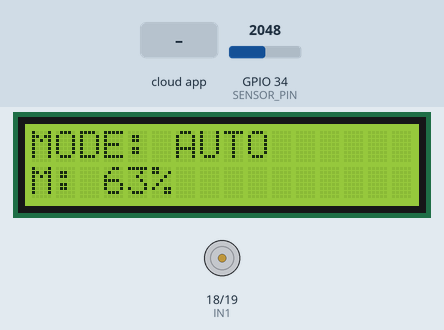
This sketch was run on a simulated ESP32. Shown: 16×2 character LCD, motor-driver pin pairs drawn as motors (green arrow = first pin HIGH = forward, orange = second pin HIGH = backward, longer = more drive). The inputs (shaded band) are chosen by the test bench; at power-on: GPIO 34 (SENSOR_PIN) = 2048. WiFi joins after 1.5 s; servers stay silent unless stated; the Firebase database answers and starts empty; what the sketch prints to the serial monitor is not drawn.

Above: at 2.7 s.
2.8 s: the phone or cloud app sets mode to 1
At 6.5 s:
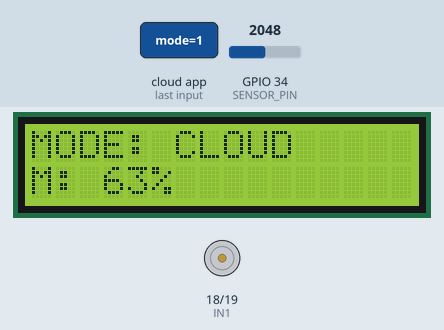
6.8 s: the phone or cloud app sets action to ON
At 8.9 s:
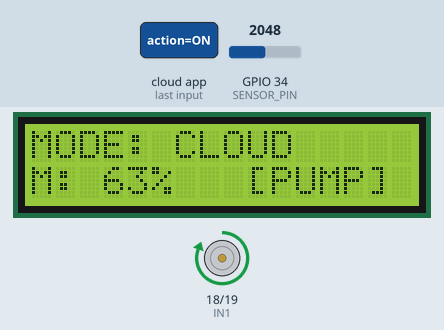
9.7 s: GPIO 34 (SENSOR_PIN) set to 3241
At 12.3 s:
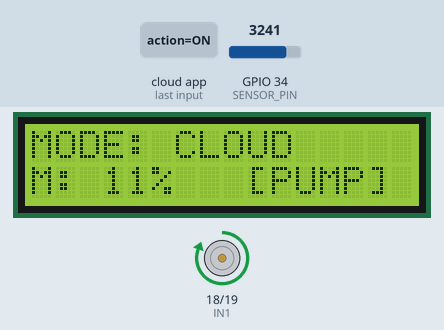
12.6 s: GPIO 34 (SENSOR_PIN) set to 3316
At 14.9 s:
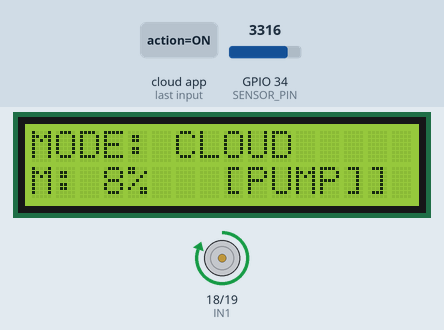
15.5 s: the phone or cloud app sets mode to 0
At 18.1 s:
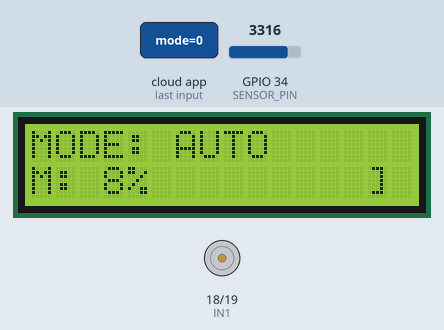
18.4 s: GPIO 34 (SENSOR_PIN) set to 3603
Timing chart, 0 to 21.4 s (numbered marks = the images above; inputs shaded):
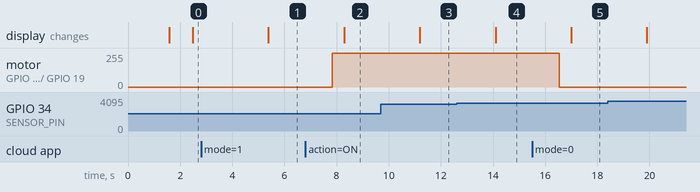

The sketch:

irrigation_server.ino
```cpp
#include <WiFi.h>
#include <Firebase_ESP_Client.h>
#include <LiquidCrystal.h>
#include "addons/TokenHelper.h"
#include "addons/RTDBHelper.h"

/**
 * AgriManage IoT Firmware
 * Hardware: ESP32 + L298N + Capacitive Moisture Sensor + LCD 16x2
 * Syncs with: AgriManage React Native App
 */

// ---------------- WIFI ----------------
#define WIFI_SSID "Venkey"
#define WIFI_PASSWORD "venkey_01"

// ---------------- FIREBASE (Verified via MCP) ----------------
#define API_KEY "AIzaSyB-rybqD4lxDk9m_GSxV0Co11IkVLZpd2M"
#define DATABASE_URL "https://agri-manage-smart-irrigation-default-rtdb.firebaseio.com/"

// ---------------- LCD ----------------
LiquidCrystal lcd(14, 12, 27, 26, 25, 33);

// ---------------- SOIL SENSOR ----------------
#define SENSOR_PIN 34

// ---------------- MOTOR DRIVER ----------------
#define IN1 18
#define IN2 19

// ---------------- FIREBASE OBJECTS ----------------
FirebaseData fbdo;
FirebaseAuth auth;
FirebaseConfig config;

bool signupOK = false;

// ---------------- SETUP ----------------
void setup() {
  Serial.begin(115200);

  pinMode(IN1, OUTPUT);
  pinMode(IN2, OUTPUT);
  digitalWrite(IN1, LOW);
  digitalWrite(IN2, LOW);

  lcd.begin(16, 2);
  lcd.print("AgriManage IoT");

  // WiFi Connectivity
  WiFi.begin(WIFI_SSID, WIFI_PASSWORD);
  lcd.setCursor(0, 1);
  lcd.print("Connecting...");

  while (WiFi.status() != WL_CONNECTED) {
    delay(500);
    Serial.print(".");
  }

  lcd.clear();
  lcd.print("WiFi Connected");
  Serial.println("WiFi Connected");

  // Firebase Configuration
  config.api_key = API_KEY;
  config.database_url = DATABASE_URL;

  Serial.println("Signing up anonymously...");
  if (Firebase.signUp(&config, &auth, "", "")) {
    Serial.println("Signup OK");
    signupOK = true;
  } else {
    Serial.printf("Signup error: %s\n", config.signer.signupError.message.c_str());
  }

  config.token_status_callback = tokenStatusCallback;
  Firebase.begin(&config, &auth);
  Firebase.reconnectWiFi(true);
}

// ---------------- LOOP ----------------
void loop() {
  if (Firebase.ready() && signupOK) {

    // -------- READ SOIL MOISTURE --------
    int raw = analogRead(SENSOR_PIN);
    // Calibration: 3500 (Dry) to 1200 (Wet)
    int moisture = map(raw, 3500, 1200, 0, 100);
    moisture = constrain(moisture, 0, 100);

    Serial.printf("Raw: %d | Moisture: %d%%\n", raw, moisture);

    // -------- SYNC WITH CLOUD SETTINGS --------
    String pumpAction = "OFF";
    int mode = 0; // 0: Auto, 1: Manual
    int threshold = 30;

    if (Firebase.RTDB.getString(&fbdo, "/irrigation/pump_command/action")) {
      pumpAction = fbdo.stringData();
    }

    if (Firebase.RTDB.getInt(&fbdo, "/irrigation/mode")) {
      mode = fbdo.intData();
    }

    if (Firebase.RTDB.getInt(&fbdo, "/irrigation/threshold")) {
      threshold = fbdo.intData();
    }

    // -------- PUMP DECISION LOGIC --------
    bool shouldPump = false;
    if (mode == 1) {
      // Manual Mode: Follow the App switch
      shouldPump = (pumpAction == "ON");
    } else {
      // Auto Mode: Follow the Threshold from App
      shouldPump = (moisture < threshold);
    }

    // -------- ACTUATOR CONTROL --------
    if (shouldPump) {
      digitalWrite(IN1, HIGH);
      digitalWrite(IN2, LOW);
    } else {
      digitalWrite(IN1, LOW);
      digitalWrite(IN2, LOW);
    }

    // -------- UPLOAD DATA TO DASHBOARD --------
    Firebase.RTDB.setInt(&fbdo, "/irrigation/sensor_data/moisture", moisture);
    Firebase.RTDB.setString(&fbdo, "/irrigation/sensor_data/status", shouldPump ? "ON" : "OFF");
    Firebase.RTDB.setBool(&fbdo, "/irrigation/online", true);

    // -------- LCD REFRESH --------
    lcd.setCursor(0, 0);
    lcd.print(mode == 1 ? "MODE: CLOUD   " : "MODE: AUTO    ");

    lcd.setCursor(0, 1);
    lcd.print("M: ");
    lcd.print(moisture);
    lcd.print("%  ");
    lcd.print(shouldPump ? " [PUMP]" : "       ");
  }

  delay(2000);
}
```

Measured:
- the behaviour switches between 3270 and 3271 on GPIO 34 (SENSOR_PIN) (found by bisection; images 3 and 4)
- after the input at 2.8 s, the display: changes after 2.6 s (image 1)
- after the input at 6.8 s, motor on GPIO 18 (IN1) / GPIO 19 (IN2): stopped → forward 255/255 after 1.0 s; the display: changes after 1.5 s (image 2)
- after the input at 9.7 s, the display: changes after 1.5 s (image 3)
- after the input at 12.6 s, the display: changes after 1.5 s (image 4)
- after the input at 15.5 s, motor on GPIO 18 (IN1) / GPIO 19 (IN2): forward 255/255 → stopped after 1.0 s; the display: changes after 1.5 s (image 5)
